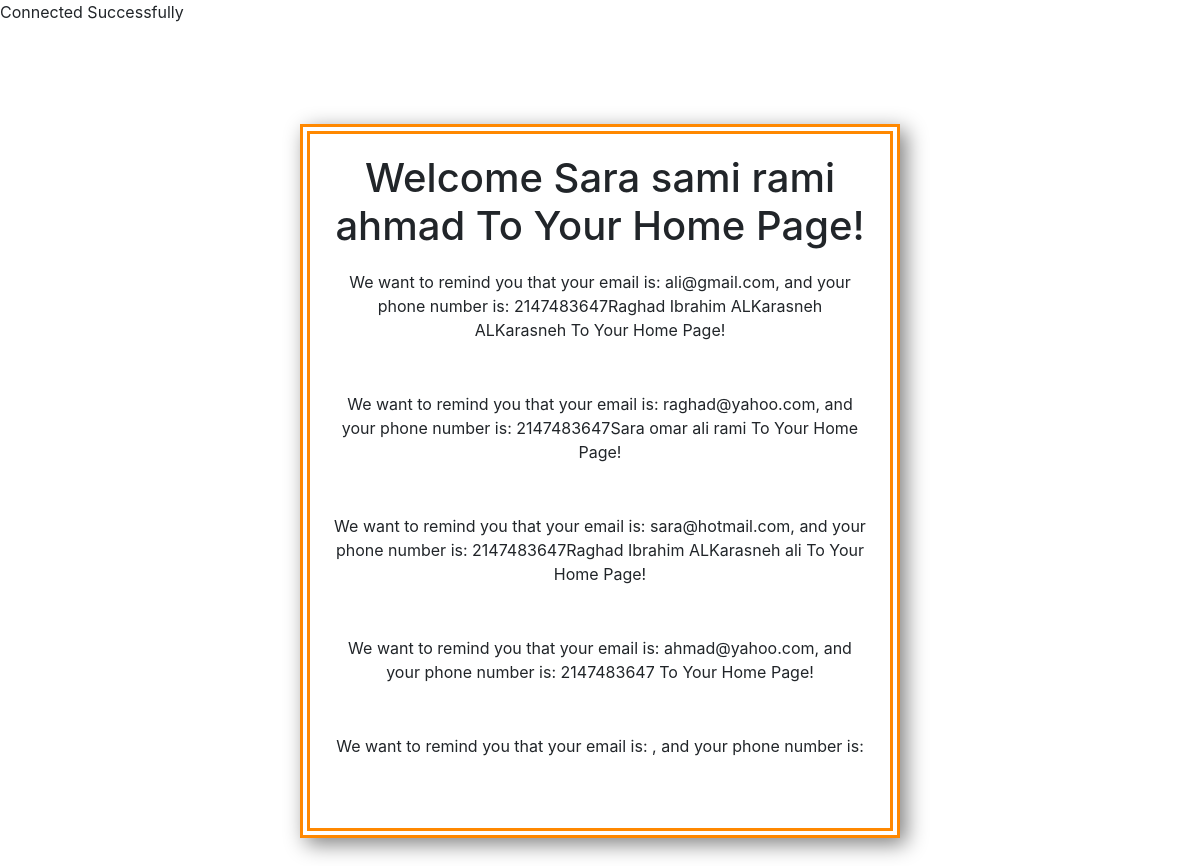
/php/welcome.php, run on the app's committed database.
### tables this page shows
CREATE TABLE `phpform` (
  `first_name` varchar(255) NOT NULL,
  `middle_name` varchar(255) NOT NULL,
  `last_name` varchar(255) NOT NULL,
  `final_name` varchar(255) NOT NULL,
  `email` varchar(255) NOT NULL,
  `user_password` varchar(255) NOT NULL,
  `confirm_password` varchar(255) NOT NULL,
  `phone_number` int(14) NOT NULL,
  `date_of_birth` date NOT NULL,
  `date_create` timestamp NOT NULL DEFAULT current_timestamp(),
  `last_login` timestamp NOT NULL DEFAULT current_timestamp(),
  `id` int(14) NOT NULL,
  `delete_col` int(14) NOT NULL,
  `login_form` int(14) NOT NULL
);

### php/welcome.php (the view, shortened to what this page needs)
<?php
include_once '../config/connection.php';
?>
<!DOCTYPE html>
<html lang="en">
<head>
    <link rel="stylesheet" href="../css/bootstrap.css">
    <link rel="stylesheet" href="../css/style.css">
</head>
<body>
    <div class="user-welcome">
        <h1 class="text-center"> Welcome
             <?php
              $sql1="SELECT * FROM phpform";
              $result= mysqli_query($con , $sql1);
              $result_check= mysqli_num_rows($result);
              if ($result_check > 0) {
                while ($row=mysqli_fetch_assoc($result)) {
                  $row=mysqli_fetch_assoc($result);
                echo $row['first_name']. "  ". $row['middle_name']."  ".$row['last_name']." ".$row['final_name']; ?> To Your Home Page! </h1>
                <p class="text-center"> We want to remind you that your email is: <?php echo $row['email']; ?>, and your phone number is: <?php echo $row['phone_number'];}
            }?> </p>
    </div>
</body>
</html>

### css/style.css (style rules this page uses)
h1 { margin-bottom: 20px; }
p { margin-bottom: 50px; }
.user-welcome { padding: 20px; border: 10px double #ff8800; margin: 100px auto; width: 50%; box-shadow: 6px 6px 20px grey; }

### data on the page
phpform: phpform.first_name "Sara", phpform.middle_name "sami", phpform.last_name "rami", phpform.final_name "ahmad", phpform.email "ali@gmail.com", phpform.phone_number "2147483647"
phpform: phpform.first_name "Raghad", phpform.middle_name "Ibrahim", phpform.last_name "ALKarasneh", phpform.final_name "ALKarasneh", phpform.email "raghad@yahoo.com", phpform.phone_number "2147483647"
phpform: phpform.first_name "Sara", phpform.middle_name "omar", phpform.last_name "ali", phpform.final_name "rami", phpform.email "sara@hotmail.com", phpform.phone_number "2147483647"
phpform: phpform.first_name "Raghad", phpform.middle_name "Ibrahim", phpform.last_name "ALKarasneh", phpform.final_name "ali", phpform.email "ahmad@yahoo.com", phpform.phone_number "2147483647"
